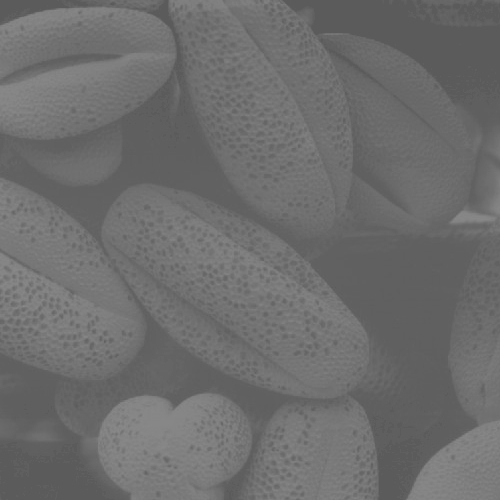
%> input picture src/Exp10/seeds.jpg, 500 x 500 px
$ octave task1_b204.m   (GNU Octave 9; MATLAB toolbox functions it lacks are replaced by stand-ins)
%> lines starting %> are read from the running program, lines starting %| are printed output that depends on the picture
 img1 = double(imread('seeds.jpg'));
%> img1: size 500x500 double; min 90, max 138, mean 109.1; mean of the top-left, top-right, bottom-left and bottom-right quarters 110.6, 105, 112.1, 108.6


I = fft2(img1);


I2 = ifft2(I);


subplot(2,3,1);imshow(uint8(img1));
subplot(2,3,2);imshow(real(I));
%> after `imshow(real(I))`:
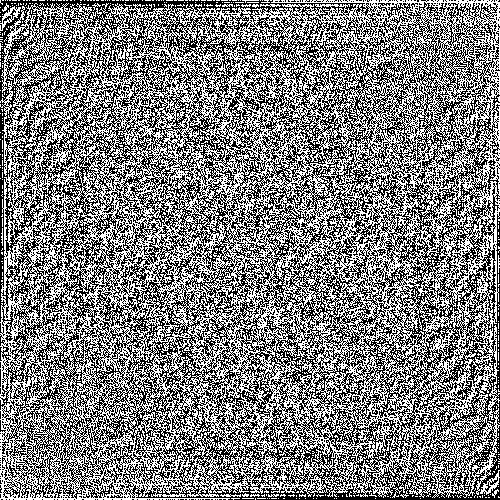
%> displayed picture: size 500x500, on the screen's scale of 0 to 255; min 0, max 255, mean 127.1
subplot(2,3,3);imagesc(100*log(1+abs(fftshift(I)))); colormap(gray);title('magnitude spectrum');
subplot(2,3,4);imagesc(angle(I)); colormap(gray);title('phase spectrum');
subplot(2,3,5);imshow(uint8(real(I2)));
%> after `imshow(uint8(real(I2)))`:
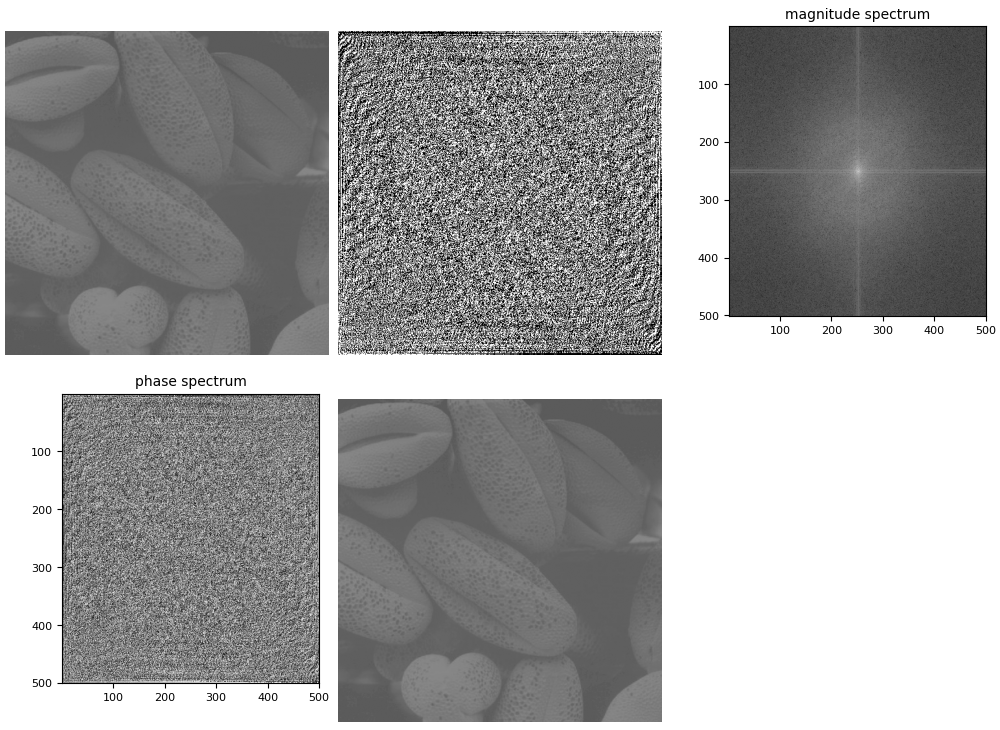
%> figure redrawn from the program's plot data, 5 panels
